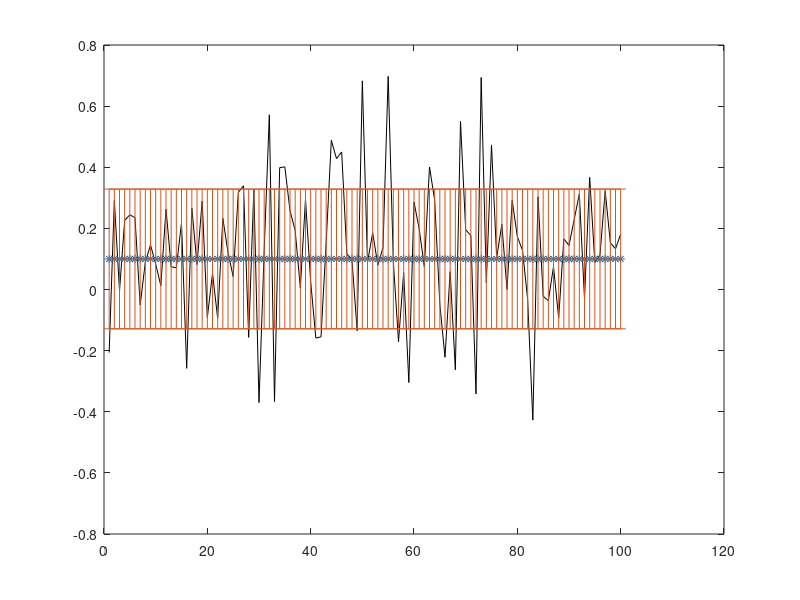

Recreate this plot in MATLAB. (Note: this script raises an error after producing the figure.)
% first, initialize the random number generator to make the results in this example repeatable.
rng(0,'twister');

% create a vector of 1000 random values drawn from a normal distribution with a mean of mu and a standard deviation of sigma.
N     = 100;
mu    = 0.1;
sigma = 0.25;
y     = sigma.*randn(N,1) + mu;
%%
% plot random signal
plot(y,'k')
hold on

% plot mean
plot(ones(N,1)*mu, "*")
hold on

% plot std centered at mean
errorbar(ones(N,1)*mu, ones(N,1)*std(y), ' ','LineWidth',1/1e12)

% configure environment
ylim([-1,1])
xlabel('$t \: (\mu s)$','interpreter','latex')
ylabel('$P_{x} (t)$','interpreter','latex')
set(gca,'TickLabelInterpreter','latex')
legend('$x(t)$','$\mu_{x(t)}$','$2 \sigma_{x(t)}$','interpreter', 'latex')
grid on

print('../plots/X_mean_std', '-dpng')
